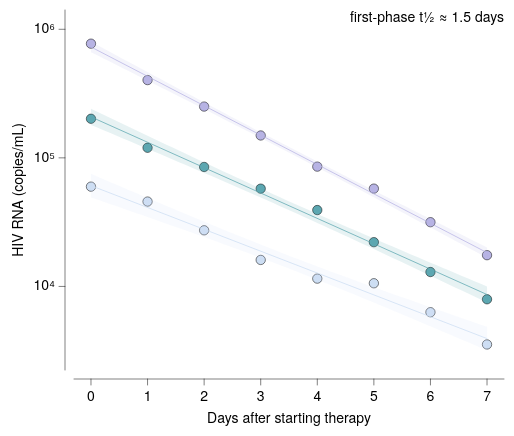

Source (Vega-Lite JSON):
### Vega-Lite specification from a JSON file in a GitHub repository (floating-point values rounded to 4 significant figures)
{"background": null, "config": {"arc": {"fill": "#DBDBDB", "fillOpacity": 1.0, "innerRadius": 45.0, "padAngle": 0.03, "stroke": "black", "strokeOpacity": 1, "strokeWidth": 0.25}, "area": {"fill": "#DBDBDB", "fillOpacity": 1.0, "stroke": "black", "strokeOpacity": 1, "strokeWidth": 0.25}, "axis": {"domain": true, "domainCap": "round", "domainColor": "black", "domainWidth": 0.25, "grid": false, "gridCap": "round", "gridColor": "#F1F1F1", "gridDash": [0, 0], "gridOpacity": 1.0, "gridWidth": 0.25, "labelColor": "black", "labelFont": "Helvetica Neue, HelveticaNeue, Helvetica, Arial, sans-serif", "labelFontSize": 7, "labelFontStyle": "normal", "labelFontWeight": 400, "offset": 4.5, "ticks": true, "tickCap": "round", "tickColor": "black", "tickRound": false, "tickSize": 3, "tickWidth": 0.25, "titleColor": "black", "titleFont": "Helvetica Neue, HelveticaNeue, Helvetica, Arial, sans-serif", "titleFontSize": 7, "titleFontStyle": "normal", "titleFontWeight": 400}, "axisX": {"domain": true, "labelAlign": "center", "labelAngle": 0, "labels": true, "ticks": true, "translate": 0}, "axisY": {"domain": true, "labelAlign": "right", "labelAngle": 0, "labels": true, "ticks": true, "translate": 0}, "axisRight": {"domain": true, "labelAlign": "left", "labelAngle": 0, "labels": true, "ticks": true, "translate": 0}, "axisTop": {"domain": true, "labelAlign": "center", "labelAngle": 0, "labels": true, "ticks": true, "translate": 0}, "axisBand": {"tickOffset": 0}, "bar": {"fill": "#DBDBDB", "fillOpacity": 1.0, "stroke": "black", "strokeOpacity": 1, "strokeWidth": 0.25}, "boxplot": {"size": 16.2, "ticks": {"cornerRadius": 0.25, "fill": "black", "opacity": 1, "size": 8.1, "thickness": 0.25}, "box": {"fillOpacity": 1.0, "stroke": "black", "strokeOpacity": 1, "strokeWidth": 0.25}, "median": {"cornerRadius": 0, "fill": "black", "fillOpacity": 1.0, "opacity": 1, "size": 16.2, "thickness": 0.25}, "rule": {"fill": "black", "fillOpacity": 1.0, "size": 18.0, "stroke": "black", "strokeDash": [0, 0], "strokeOpacity": 1, "strokeWidth": 0.25}, "outliers": {"color": "black", "fill": "black", "fillOpacity": 1.0, "size": 0, "stroke": "black", "strokeOpacity": 1, "strokeWidth": 0.25}}, "circle": {"fill": "black", "fillOpacity": 1.0, "size": 2.25, "stroke": null, "strokeOpacity": 1, "strokeWidth": 0.25}, "errorband": {"band": {"fillOpacity": 0.6, "stroke": null, "strokeWidth": 0.25, "strokeOpacity": 1}, "borders": {"opacity": 0, "strokeOpacity": 0.25, "strokeWidth": 1}}, "errorbar": {"opacity": 1, "rule": {"strokeDash": [0, 0], "strokeWidth": 0.25}, "ticks": {"color": "black", "cornerRadius": 0.125, "opacity": 1, "size": 10.8, "thickness": 0.25}, "thickness": 0.25}, "font": "Helvetica Neue, HelveticaNeue, Helvetica, Arial, sans-serif", "geoshape": {"fill": "#DBDBDB", "fillOpacity": 1.0, "stroke": "black", "strokeOpacity": 1, "strokeWidth": 0.25}, "header": {"labelColor": "black", "labelFont": "Helvetica Neue, HelveticaNeue, Helvetica, Arial, sans-serif", "labelFontSize": 7, "labelFontStyle": "normal", "labelFontWeight": 400, "titleColor": "black", "titleFont": "Helvetica Neue, HelveticaNeue, Helvetica, Arial, sans-serif", "titleFontSize": 7, "titleFontStyle": "normal", "titleFontWeight": 400, "titlePadding": 0}, "legend": {"disable": false, "offset": 4.5, "titlePadding": 4, "labelOffset": 2, "gradientLabelOffset": 2, "gradientLength": 90.0, "gradientThickness": 9.0, "gradientOpacity": 1.0, "gradientStrokeColor": "black", "gradientStrokeWidth": 0.25, "labelColor": "black", "labelFont": "Helvetica Neue, HelveticaNeue, Helvetica, Arial, sans-serif", "labelFontSize": 7, "labelFontStyle": "normal", "labelFontWeight": 400, "strokeColor": "black", "strokeWidth": 0, "symbolSize": 42, "symbolStrokeColor": "black", "symbolStrokeWidth": 0.25, "titleColor": "black", "titleFont": "Helvetica Neue, HelveticaNeue, Helvetica, Arial, sans-serif", "titleFontSize": 7, "titleFontStyle": "normal", "titleFontWeight": 400}, "line": {"color": "black", "stroke": "black", "strokeCap": "round", "strokeDash": [0, 0], "strokeOpacity": 1, "strokeWidth": 0.375}, "point": {"filled": true, "fill": "#DBDBDB", "fillOpacity": 1.0, "size": 9.0, "stroke": "black", "strokeOpacity": 1, "strokeWidth": 0.25}, "range": {"category": ["#5CA7B1", "#CDDEF3", "#B7B3E4", "#B3DAB5", "#F5E1B3", "#3D727B", "#8AA8D2", "#867DAC", "#80A988", "#CBB17A", "#204148", "#59719A", "#584C77", "#507B5F", "#9D824D"], "diverging": {"scheme": ["#C35082", "#CE6D94", "#D989A7", "#E2A4BA", "#EABFCE", "#F1DBE2", "#F6F6F6", "#D7E0EB", "#B9CBE0", "#9BB6D5", "#7DA1C9", "#5F8CBD", "#4177B1"]}, "heatmap": {"scheme": ["#32022B", "#43044D", "#4C196E", "#4D338C", "#484DA6", "#3A68BB", "#1D83CA", "#1D9CCB", "#23B5C9", "#28CDC5", "#4DE0B4", "#91EE9F"]}, "ordinal": {"scheme": ["#F1F1F1", "#DBDBDB", "#C6C6C6", "#B2B2B2", "#9D9D9D", "#898989", "#767676", "#636363", "#515151", "#404040", "#2F2F2F", "#1F1F1F"]}, "ramp": {"scheme": ["#32022B", "#43044D", "#4C196E", "#4D338C", "#484DA6", "#3A68BB", "#1D83CA", "#1D9CCB", "#23B5C9", "#28CDC5", "#4DE0B4", "#91EE9F"]}}, "rule": {"color": "black", "stroke": "black", "strokeCap": "round", "strokeDash": [2, 2], "strokeOpacity": 1, "strokeWidth": 0.25}, "scale": {"bandPaddingInner": 0.1, "bandPaddingOuter": 0.1, "round": false}, "rect": {"fill": "#DBDBDB", "fillOpacity": 1.0, "stroke": "black", "strokeOpacity": 1, "strokeWidth": 0.25}, "square": {"fill": "#DBDBDB", "fillOpacity": 1.0, "size": 18.0, "stroke": "black", "strokeOpacity": 1, "strokeWidth": 0.25}, "text": {"color": "black", "font": "Helvetica Neue, HelveticaNeue, Helvetica, Arial, sans-serif", "fontSize": 7, "fontStyle": "normal", "fontWeight": 400}, "tick": {"color": "black", "cornerRadius": 0.125, "opacity": 1.0, "size": 16.2, "thickness": 0.25}, "title": {"anchor": "middle", "frame": "group", "color": "black", "font": "Helvetica Neue, HelveticaNeue, Helvetica, Arial, sans-serif", "fontSize": 7, "fontStyle": "normal", "fontWeight": 400, "subtitleColor": "black", "subtitleFont": "Helvetica Neue, HelveticaNeue, Helvetica, Arial, sans-serif", "subtitleFontSize": "Helvetica Neue, HelveticaNeue, Helvetica, Arial, sans-serif", "subtitleFontStyle": "normal", "subtitleFontWeight": 400}, "trail": {"color": "black", "opacity": 1, "size": 0.375}, "view": {"continuousWidth": 215, "continuousHeight": 180, "discreteWidth": 215, "discreteHeight": 180, "fill": null, "stroke": null, "strokeWidth": 0.25}}, "layer": [{"data": {"name": "data-87082866d6f1b046f55e37424bfe66d4"}, "mark": {"type": "point", "filled": true, "size": 22}, "encoding": {"color": {"field": "patient", "title": null, "type": "nominal"}, "x": {"field": "day", "scale": {"domain": [-0.3, 7.3], "nice": false}, "title": "Days after starting therapy", "type": "quantitative"}, "y": {"axis": {"labelExpr": "'10' + ['⁰','¹','²','³','⁴','⁵','⁶','⁷','⁸','⁹'][round(datum.value)]", "title": "HIV RNA (copies/mL)", "values": [4, 5, 6]}, "field": "log_vl", "scale": {"domain": [3.35, 6.15], "nice": false}, "type": "quantitative"}}}, {"layer": [{"data": {"name": "data-40f9839d0f7272878175bd5ca40f3bca"}, "mark": {"type": "area", "fillOpacity": 0.15, "stroke": null, "strokeWidth": 0}, "encoding": {"color": {"field": "patient", "legend": null, "type": "nominal"}, "x": {"field": "day", "type": "quantitative"}, "y": {"field": "log_vl", "type": "quantitative"}, "y2": {"field": "__ci_hi"}}, "name": "__dysonsphere_8ee8bfa5de14d878_1"}, {"data": {"name": "data-6902644388025dc489fbc14b0cec7e0a"}, "mark": {"type": "line"}, "encoding": {"color": {"field": "patient", "legend": null, "type": "nominal"}, "x": {"field": "day", "type": "quantitative"}, "y": {"field": "log_vl", "type": "quantitative"}}}, {"data": {"name": "data-39a879d12e2f87238ceb06f9b2695a57"}, "mark": {"type": "area", "fillOpacity": 0.15, "stroke": null, "strokeWidth": 0}, "encoding": {"color": {"field": "patient", "legend": null, "type": "nominal"}, "x": {"field": "day", "type": "quantitative"}, "y": {"field": "log_vl", "type": "quantitative"}, "y2": {"field": "__ci_hi"}}, "name": "__dysonsphere_332babd8333341a8_2"}, {"data": {"name": "data-64a614270c06d12e313e02effcd69ffb"}, "mark": {"type": "line"}, "encoding": {"color": {"field": "patient", "legend": null, "type": "nominal"}, "x": {"field": "day", "type": "quantitative"}, "y": {"field": "log_vl", "type": "quantitative"}}}, {"data": {"name": "data-7095b5f6bdcb78408bdec3aeca9f2d0a"}, "mark": {"type": "area", "fillOpacity": 0.15, "stroke": null, "strokeWidth": 0}, "encoding": {"color": {"field": "patient", "legend": null, "type": "nominal"}, "x": {"field": "day", "type": "quantitative"}, "y": {"field": "log_vl", "type": "quantitative"}, "y2": {"field": "__ci_hi"}}, "name": "__dysonsphere_e827426883289535_3"}, {"data": {"name": "data-464a61ed029cc4b9aabb812220408f1d"}, "mark": {"type": "line"}, "encoding": {"color": {"field": "patient", "legend": null, "type": "nominal"}, "x": {"field": "day", "type": "quantitative"}, "y": {"field": "log_vl", "type": "quantitative"}}}]}, {"data": {"values": [{"__dysonsphere__": 1}]}, "mark": {"type": "text", "align": "right", "angle": 0, "baseline": "top", "dx": 0, "dy": 0, "opacity": 1.0}, "encoding": {"text": {"value": "first-phase t½ ≈ 1.5 days"}, "x": {"value": 215}, "y": {"value": 0}}}], "$schema": "https://vega.github.io/schema/vega-lite/v6.4.1.json", "datasets": {"data-87082866d6f1b046f55e37424bfe66d4": [{"patient": "Patient 1", "day": 0.0, "vl": 201400.0, "log_vl": 5.304}, {"patient": "Patient 1", "day": 1.0, "vl": 119800.0, "log_vl": 5.078}, {"patient": "Patient 1", "day": 2.0, "vl": 84950.0, "log_vl": 4.929}, {"patient": "Patient 1", "day": 3.0, "vl": 57600.0, "log_vl": 4.76}, {"patient": "Patient 1", "day": 4.0, "vl": 39260.0, "log_vl": 4.594}, {"patient": "Patient 1", "day": 5.0, "vl": 22090.0, "log_vl": 4.344}, {"patient": "Patient 1", "day": 6.0, "vl": 12940.0, "log_vl": 4.112}, {"patient": "Patient 1", "day": 7.0, "vl": 7946.0, "log_vl": 3.9}, {"patient": "Patient 2", "day": 0.0, "vl": 59720.0, "log_vl": 4.776}, {"patient": "Patient 2", "day": 1.0, "vl": 45710.0, "log_vl": 4.66}, {"patient": "Patient 2", "day": 2.0, "vl": 27320.0, "log_vl": 4.437}, {"patient": "Patient 2", "day": 3.0, "vl": 16070.0, "log_vl": 4.206}, {"patient": "Patient 2", "day": 4.0, "vl": 11500.0, "log_vl": 4.061}, {"patient": "Patient 2", "day": 5.0, "vl": 10580.0, "log_vl": 4.025}, {"patient": "Patient 2", "day": 6.0, "vl": 6301.0, "log_vl": 3.799}, {"patient": "Patient 2", "day": 7.0, "vl": 3536.0, "log_vl": 3.549}, {"patient": "Patient 3", "day": 0.0, "vl": 772900.0, "log_vl": 5.888}, {"patient": "Patient 3", "day": 1.0, "vl": 402700.0, "log_vl": 5.605}, {"patient": "Patient 3", "day": 2.0, "vl": 250600.0, "log_vl": 5.399}, {"patient": "Patient 3", "day": 3.0, "vl": 149300.0, "log_vl": 5.174}, {"patient": "Patient 3", "day": 4.0, "vl": 85460.0, "log_vl": 4.932}, {"patient": "Patient 3", "day": 5.0, "vl": 57640.0, "log_vl": 4.761}, {"patient": "Patient 3", "day": 6.0, "vl": 31600.0, "log_vl": 4.5}, {"patient": "Patient 3", "day": 7.0, "vl": 17500.0, "log_vl": 4.243}], "data-40f9839d0f7272878175bd5ca40f3bca": [{"day": 0.0, "log_vl": 5.256, "__ci_hi": 5.381, "patient": "Patient 1", "__dysonsphere__": 1}, {"day": 0.1111, "log_vl": 5.236, "__ci_hi": 5.358, "patient": "Patient 1", "__dysonsphere__": 1}, {"day": 0.2222, "log_vl": 5.215, "__ci_hi": 5.335, "patient": "Patient 1", "__dysonsphere__": 1}, {"day": 0.3333, "log_vl": 5.194, "__ci_hi": 5.311, "patient": "Patient 1", "__dysonsphere__": 1}, {"day": 0.4444, "log_vl": 5.174, "__ci_hi": 5.288, "patient": "Patient 1", "__dysonsphere__": 1}, {"day": 0.5556, "log_vl": 5.153, "__ci_hi": 5.265, "patient": "Patient 1", "__dysonsphere__": 1}, {"day": 0.6667, "log_vl": 5.133, "__ci_hi": 5.242, "patient": "Patient 1", "__dysonsphere__": 1}, {"day": 0.7778, "log_vl": 5.112, "__ci_hi": 5.218, "patient": "Patient 1", "__dysonsphere__": 1}, {"day": 0.8889, "log_vl": 5.091, "__ci_hi": 5.195, "patient": "Patient 1", "__dysonsphere__": 1}, {"day": 1.0, "log_vl": 5.071, "__ci_hi": 5.172, "patient": "Patient 1", "__dysonsphere__": 1}, {"day": 1.111, "log_vl": 5.05, "__ci_hi": 5.149, "patient": "Patient 1", "__dysonsphere__": 1}, {"day": 1.222, "log_vl": 5.029, "__ci_hi": 5.126, "patient": "Patient 1", "__dysonsphere__": 1}, {"day": 1.333, "log_vl": 5.008, "__ci_hi": 5.103, "patient": "Patient 1", "__dysonsphere__": 1}, {"day": 1.444, "log_vl": 4.987, "__ci_hi": 5.08, "patient": "Patient 1", "__dysonsphere__": 1}, {"day": 1.556, "log_vl": 4.967, "__ci_hi": 5.057, "patient": "Patient 1", "__dysonsphere__": 1}, {"day": 1.667, "log_vl": 4.946, "__ci_hi": 5.034, "patient": "Patient 1", "__dysonsphere__": 1}, {"day": 1.778, "log_vl": 4.925, "__ci_hi": 5.011, "patient": "Patient 1", "__dysonsphere__": 1}, {"day": 1.889, "log_vl": 4.904, "__ci_hi": 4.988, "patient": "Patient 1", "__dysonsphere__": 1}, {"day": 2.0, "log_vl": 4.883, "__ci_hi": 4.965, "patient": "Patient 1", "__dysonsphere__": 1}, {"day": 2.111, "log_vl": 4.862, "__ci_hi": 4.942, "patient": "Patient 1", "__dysonsphere__": 1}, {"day": 2.222, "log_vl": 4.841, "__ci_hi": 4.919, "patient": "Patient 1", "__dysonsphere__": 1}, {"day": 2.333, "log_vl": 4.82, "__ci_hi": 4.897, "patient": "Patient 1", "__dysonsphere__": 1}, {"day": 2.444, "log_vl": 4.798, "__ci_hi": 4.874, "patient": "Patient 1", "__dysonsphere__": 1}, {"day": 2.556, "log_vl": 4.777, "__ci_hi": 4.851, "patient": "Patient 1", "__dysonsphere__": 1}, {"day": 2.667, "log_vl": 4.756, "__ci_hi": 4.829, "patient": "Patient 1", "__dysonsphere__": 1}, {"day": 2.778, "log_vl": 4.734, "__ci_hi": 4.806, "patient": "Patient 1", "__dysonsphere__": 1}, {"day": 2.889, "log_vl": 4.713, "__ci_hi": 4.784, "patient": "Patient 1", "__dysonsphere__": 1}, {"day": 3.0, "log_vl": 4.691, "__ci_hi": 4.762, "patient": "Patient 1", "__dysonsphere__": 1}, {"day": 3.111, "log_vl": 4.67, "__ci_hi": 4.739, "patient": "Patient 1", "__dysonsphere__": 1}, {"day": 3.222, "log_vl": 4.648, "__ci_hi": 4.717, "patient": "Patient 1", "__dysonsphere__": 1}, {"day": 3.333, "log_vl": 4.626, "__ci_hi": 4.695, "patient": "Patient 1", "__dysonsphere__": 1}, {"day": 3.444, "log_vl": 4.604, "__ci_hi": 4.673, "patient": "Patient 1", "__dysonsphere__": 1}, {"day": 3.556, "log_vl": 4.583, "__ci_hi": 4.651, "patient": "Patient 1", "__dysonsphere__": 1}, {"day": 3.667, "log_vl": 4.56, "__ci_hi": 4.629, "patient": "Patient 1", "__dysonsphere__": 1}, {"day": 3.778, "log_vl": 4.538, "__ci_hi": 4.608, "patient": "Patient 1", "__dysonsphere__": 1}, {"day": 3.889, "log_vl": 4.516, "__ci_hi": 4.586, "patient": "Patient 1", "__dysonsphere__": 1}, {"day": 4.0, "log_vl": 4.494, "__ci_hi": 4.564, "patient": "Patient 1", "__dysonsphere__": 1}, {"day": 4.111, "log_vl": 4.472, "__ci_hi": 4.543, "patient": "Patient 1", "__dysonsphere__": 1}, {"day": 4.222, "log_vl": 4.449, "__ci_hi": 4.521, "patient": "Patient 1", "__dysonsphere__": 1}, {"day": 4.333, "log_vl": 4.427, "__ci_hi": 4.5, "patient": "Patient 1", "__dysonsphere__": 1}, {"day": 4.444, "log_vl": 4.404, "__ci_hi": 4.478, "patient": "Patient 1", "__dysonsphere__": 1}, {"day": 4.556, "log_vl": 4.382, "__ci_hi": 4.457, "patient": "Patient 1", "__dysonsphere__": 1}, {"day": 4.667, "log_vl": 4.359, "__ci_hi": 4.436, "patient": "Patient 1", "__dysonsphere__": 1}, {"day": 4.778, "log_vl": 4.336, "__ci_hi": 4.415, "patient": "Patient 1", "__dysonsphere__": 1}, {"day": 4.889, "log_vl": 4.313, "__ci_hi": 4.394, "patient": "Patient 1", "__dysonsphere__": 1}, {"day": 5.0, "log_vl": 4.291, "__ci_hi": 4.373, "patient": "Patient 1", "__dysonsphere__": 1}, {"day": 5.111, "log_vl": 4.268, "__ci_hi": 4.352, "patient": "Patient 1", "__dysonsphere__": 1}, {"day": 5.222, "log_vl": 4.245, "__ci_hi": 4.331, "patient": "Patient 1", "__dysonsphere__": 1}, {"day": 5.333, "log_vl": 4.222, "__ci_hi": 4.31, "patient": "Patient 1", "__dysonsphere__": 1}, {"day": 5.444, "log_vl": 4.199, "__ci_hi": 4.289, "patient": "Patient 1", "__dysonsphere__": 1}, {"day": 5.556, "log_vl": 4.176, "__ci_hi": 4.268, "patient": "Patient 1", "__dysonsphere__": 1}, {"day": 5.667, "log_vl": 4.153, "__ci_hi": 4.247, "patient": "Patient 1", "__dysonsphere__": 1}, {"day": 5.778, "log_vl": 4.13, "__ci_hi": 4.227, "patient": "Patient 1", "__dysonsphere__": 1}, {"day": 5.889, "log_vl": 4.107, "__ci_hi": 4.206, "patient": "Patient 1", "__dysonsphere__": 1}, {"day": 6.0, "log_vl": 4.083, "__ci_hi": 4.185, "patient": "Patient 1", "__dysonsphere__": 1}, {"day": 6.111, "log_vl": 4.06, "__ci_hi": 4.164, "patient": "Patient 1", "__dysonsphere__": 1}, {"day": 6.222, "log_vl": 4.037, "__ci_hi": 4.144, "patient": "Patient 1", "__dysonsphere__": 1}, {"day": 6.333, "log_vl": 4.014, "__ci_hi": 4.123, "patient": "Patient 1", "__dysonsphere__": 1}, {"day": 6.444, "log_vl": 3.991, "__ci_hi": 4.102, "patient": "Patient 1", "__dysonsphere__": 1}, {"day": 6.556, "log_vl": 3.967, "__ci_hi": 4.082, "patient": "Patient 1", "__dysonsphere__": 1}, {"day": 6.667, "log_vl": 3.944, "__ci_hi": 4.061, "patient": "Patient 1", "__dysonsphere__": 1}, {"day": 6.778, "log_vl": 3.921, "__ci_hi": 4.041, "patient": "Patient 1", "__dysonsphere__": 1}, {"day": 6.889, "log_vl": 3.898, "__ci_hi": 4.02, "patient": "Patient 1", "__dysonsphere__": 1}, {"day": 7.0, "log_vl": 3.874, "__ci_hi": 4.0, "patient": "Patient 1", "__dysonsphere__": 1}], "data-6902644388025dc489fbc14b0cec7e0a": [{"day": 0.0, "log_vl": 5.319, "patient": "Patient 1", "__dysonsphere__": 1}, {"day": 7.0, "log_vl": 3.937, "patient": "Patient 1", "__dysonsphere__": 1}], "data-39a879d12e2f87238ceb06f9b2695a57": [{"day": 0.0, "log_vl": 4.692, "__ci_hi": 4.876, "patient": "Patient 2", "__dysonsphere__": 1}, {"day": 0.1111, "log_vl": 4.675, "__ci_hi": 4.855, "patient": "Patient 2", "__dysonsphere__": 1}, {"day": 0.2222, "log_vl": 4.658, "__ci_hi": 4.834, "patient": "Patient 2", "__dysonsphere__": 1}, {"day": 0.3333, "log_vl": 4.642, "__ci_hi": 4.813, "patient": "Patient 2", "__dysonsphere__": 1}, {"day": 0.4444, "log_vl": 4.625, "__ci_hi": 4.792, "patient": "Patient 2", "__dysonsphere__": 1}, {"day": 0.5556, "log_vl": 4.608, "__ci_hi": 4.771, "patient": "Patient 2", "__dysonsphere__": 1}, {"day": 0.6667, "log_vl": 4.591, "__ci_hi": 4.75, "patient": "Patient 2", "__dysonsphere__": 1}, {"day": 0.7778, "log_vl": 4.574, "__ci_hi": 4.73, "patient": "Patient 2", "__dysonsphere__": 1}, {"day": 0.8889, "log_vl": 4.557, "__ci_hi": 4.709, "patient": "Patient 2", "__dysonsphere__": 1}, {"day": 1.0, "log_vl": 4.54, "__ci_hi": 4.688, "patient": "Patient 2", "__dysonsphere__": 1}, {"day": 1.111, "log_vl": 4.522, "__ci_hi": 4.668, "patient": "Patient 2", "__dysonsphere__": 1}, {"day": 1.222, "log_vl": 4.505, "__ci_hi": 4.647, "patient": "Patient 2", "__dysonsphere__": 1}, {"day": 1.333, "log_vl": 4.488, "__ci_hi": 4.626, "patient": "Patient 2", "__dysonsphere__": 1}, {"day": 1.444, "log_vl": 4.471, "__ci_hi": 4.606, "patient": "Patient 2", "__dysonsphere__": 1}, {"day": 1.556, "log_vl": 4.454, "__ci_hi": 4.585, "patient": "Patient 2", "__dysonsphere__": 1}, {"day": 1.667, "log_vl": 4.436, "__ci_hi": 4.565, "patient": "Patient 2", "__dysonsphere__": 1}, {"day": 1.778, "log_vl": 4.419, "__ci_hi": 4.545, "patient": "Patient 2", "__dysonsphere__": 1}, {"day": 1.889, "log_vl": 4.401, "__ci_hi": 4.524, "patient": "Patient 2", "__dysonsphere__": 1}, {"day": 2.0, "log_vl": 4.384, "__ci_hi": 4.504, "patient": "Patient 2", "__dysonsphere__": 1}, {"day": 2.111, "log_vl": 4.366, "__ci_hi": 4.484, "patient": "Patient 2", "__dysonsphere__": 1}, {"day": 2.222, "log_vl": 4.349, "__ci_hi": 4.464, "patient": "Patient 2", "__dysonsphere__": 1}, {"day": 2.333, "log_vl": 4.331, "__ci_hi": 4.444, "patient": "Patient 2", "__dysonsphere__": 1}, {"day": 2.444, "log_vl": 4.313, "__ci_hi": 4.424, "patient": "Patient 2", "__dysonsphere__": 1}, {"day": 2.556, "log_vl": 4.295, "__ci_hi": 4.404, "patient": "Patient 2", "__dysonsphere__": 1}, {"day": 2.667, "log_vl": 4.277, "__ci_hi": 4.384, "patient": "Patient 2", "__dysonsphere__": 1}, {"day": 2.778, "log_vl": 4.259, "__ci_hi": 4.364, "patient": "Patient 2", "__dysonsphere__": 1}, {"day": 2.889, "log_vl": 4.241, "__ci_hi": 4.345, "patient": "Patient 2", "__dysonsphere__": 1}, {"day": 3.0, "log_vl": 4.223, "__ci_hi": 4.325, "patient": "Patient 2", "__dysonsphere__": 1}, {"day": 3.111, "log_vl": 4.204, "__ci_hi": 4.306, "patient": "Patient 2", "__dysonsphere__": 1}, {"day": 3.222, "log_vl": 4.186, "__ci_hi": 4.287, "patient": "Patient 2", "__dysonsphere__": 1}, {"day": 3.333, "log_vl": 4.167, "__ci_hi": 4.268, "patient": "Patient 2", "__dysonsphere__": 1}, {"day": 3.444, "log_vl": 4.148, "__ci_hi": 4.249, "patient": "Patient 2", "__dysonsphere__": 1}, {"day": 3.556, "log_vl": 4.129, "__ci_hi": 4.23, "patient": "Patient 2", "__dysonsphere__": 1}, {"day": 3.667, "log_vl": 4.11, "__ci_hi": 4.211, "patient": "Patient 2", "__dysonsphere__": 1}, {"day": 3.778, "log_vl": 4.091, "__ci_hi": 4.192, "patient": "Patient 2", "__dysonsphere__": 1}, {"day": 3.889, "log_vl": 4.072, "__ci_hi": 4.174, "patient": "Patient 2", "__dysonsphere__": 1}, {"day": 4.0, "log_vl": 4.053, "__ci_hi": 4.155, "patient": "Patient 2", "__dysonsphere__": 1}, {"day": 4.111, "log_vl": 4.033, "__ci_hi": 4.137, "patient": "Patient 2", "__dysonsphere__": 1}, {"day": 4.222, "log_vl": 4.014, "__ci_hi": 4.119, "patient": "Patient 2", "__dysonsphere__": 1}, {"day": 4.333, "log_vl": 3.994, "__ci_hi": 4.101, "patient": "Patient 2", "__dysonsphere__": 1}, {"day": 4.444, "log_vl": 3.974, "__ci_hi": 4.083, "patient": "Patient 2", "__dysonsphere__": 1}, {"day": 4.556, "log_vl": 3.954, "__ci_hi": 4.065, "patient": "Patient 2", "__dysonsphere__": 1}, {"day": 4.667, "log_vl": 3.934, "__ci_hi": 4.047, "patient": "Patient 2", "__dysonsphere__": 1}, {"day": 4.778, "log_vl": 3.914, "__ci_hi": 4.029, "patient": "Patient 2", "__dysonsphere__": 1}, {"day": 4.889, "log_vl": 3.894, "__ci_hi": 4.012, "patient": "Patient 2", "__dysonsphere__": 1}, {"day": 5.0, "log_vl": 3.874, "__ci_hi": 3.994, "patient": "Patient 2", "__dysonsphere__": 1}, {"day": 5.111, "log_vl": 3.854, "__ci_hi": 3.977, "patient": "Patient 2", "__dysonsphere__": 1}, {"day": 5.222, "log_vl": 3.833, "__ci_hi": 3.959, "patient": "Patient 2", "__dysonsphere__": 1}, {"day": 5.333, "log_vl": 3.813, "__ci_hi": 3.942, "patient": "Patient 2", "__dysonsphere__": 1}, {"day": 5.444, "log_vl": 3.793, "__ci_hi": 3.924, "patient": "Patient 2", "__dysonsphere__": 1}, {"day": 5.556, "log_vl": 3.772, "__ci_hi": 3.907, "patient": "Patient 2", "__dysonsphere__": 1}, {"day": 5.667, "log_vl": 3.752, "__ci_hi": 3.89, "patient": "Patient 2", "__dysonsphere__": 1}, {"day": 5.778, "log_vl": 3.731, "__ci_hi": 3.873, "patient": "Patient 2", "__dysonsphere__": 1}, {"day": 5.889, "log_vl": 3.71, "__ci_hi": 3.856, "patient": "Patient 2", "__dysonsphere__": 1}, {"day": 6.0, "log_vl": 3.69, "__ci_hi": 3.838, "patient": "Patient 2", "__dysonsphere__": 1}, {"day": 6.111, "log_vl": 3.669, "__ci_hi": 3.821, "patient": "Patient 2", "__dysonsphere__": 1}, {"day": 6.222, "log_vl": 3.648, "__ci_hi": 3.804, "patient": "Patient 2", "__dysonsphere__": 1}, {"day": 6.333, "log_vl": 3.628, "__ci_hi": 3.787, "patient": "Patient 2", "__dysonsphere__": 1}, {"day": 6.444, "log_vl": 3.607, "__ci_hi": 3.77, "patient": "Patient 2", "__dysonsphere__": 1}, {"day": 6.556, "log_vl": 3.586, "__ci_hi": 3.753, "patient": "Patient 2", "__dysonsphere__": 1}, {"day": 6.667, "log_vl": 3.565, "__ci_hi": 3.737, "patient": "Patient 2", "__dysonsphere__": 1}, {"day": 6.778, "log_vl": 3.544, "__ci_hi": 3.72, "patient": "Patient 2", "__dysonsphere__": 1}, {"day": 6.889, "log_vl": 3.523, "__ci_hi": 3.703, "patient": "Patient 2", "__dysonsphere__": 1}, {"day": 7.0, "log_vl": 3.502, "__ci_hi": 3.686, "patient": "Patient 2", "__dysonsphere__": 1}], "data-64a614270c06d12e313e02effcd69ffb": [{"day": 0.0, "log_vl": 4.784, "patient": "Patient 2", "__dysonsphere__": 1}, {"day": 7.0, "log_vl": 3.594, "patient": "Patient 2", "__dysonsphere__": 1}], "data-7095b5f6bdcb78408bdec3aeca9f2d0a": [{"day": 0.0, "log_vl": 5.822, "__ci_hi": 5.903, "patient": "Patient 3", "__dysonsphere__": 1}, {"day": 0.1111, "log_vl": 5.798, "__ci_hi": 5.877, "patient": "Patient 3", "__dysonsphere__": 1}, {"day": 0.2222, "log_vl": 5.773, "__ci_hi": 5.851, "patient": "Patient 3", "__dysonsphere__": 1}, {"day": 0.3333, "log_vl": 5.749, "__ci_hi": 5.824, "patient": "Patient 3", "__dysonsphere__": 1}, {"day": 0.4444, "log_vl": 5.724, "__ci_hi": 5.798, "patient": "Patient 3", "__dysonsphere__": 1}, {"day": 0.5556, "log_vl": 5.699, "__ci_hi": 5.772, "patient": "Patient 3", "__dysonsphere__": 1}, {"day": 0.6667, "log_vl": 5.675, "__ci_hi": 5.746, "patient": "Patient 3", "__dysonsphere__": 1}, {"day": 0.7778, "log_vl": 5.65, "__ci_hi": 5.719, "patient": "Patient 3", "__dysonsphere__": 1}, {"day": 0.8889, "log_vl": 5.626, "__ci_hi": 5.693, "patient": "Patient 3", "__dysonsphere__": 1}, {"day": 1.0, "log_vl": 5.601, "__ci_hi": 5.667, "patient": "Patient 3", "__dysonsphere__": 1}, {"day": 1.111, "log_vl": 5.577, "__ci_hi": 5.641, "patient": "Patient 3", "__dysonsphere__": 1}, {"day": 1.222, "log_vl": 5.552, "__ci_hi": 5.615, "patient": "Patient 3", "__dysonsphere__": 1}, {"day": 1.333, "log_vl": 5.527, "__ci_hi": 5.588, "patient": "Patient 3", "__dysonsphere__": 1}, {"day": 1.444, "log_vl": 5.503, "__ci_hi": 5.562, "patient": "Patient 3", "__dysonsphere__": 1}, {"day": 1.556, "log_vl": 5.478, "__ci_hi": 5.536, "patient": "Patient 3", "__dysonsphere__": 1}, {"day": 1.667, "log_vl": 5.453, "__ci_hi": 5.51, "patient": "Patient 3", "__dysonsphere__": 1}, {"day": 1.778, "log_vl": 5.428, "__ci_hi": 5.484, "patient": "Patient 3", "__dysonsphere__": 1}, {"day": 1.889, "log_vl": 5.404, "__ci_hi": 5.458, "patient": "Patient 3", "__dysonsphere__": 1}, {"day": 2.0, "log_vl": 5.379, "__ci_hi": 5.432, "patient": "Patient 3", "__dysonsphere__": 1}, {"day": 2.111, "log_vl": 5.354, "__ci_hi": 5.406, "patient": "Patient 3", "__dysonsphere__": 1}, {"day": 2.222, "log_vl": 5.329, "__ci_hi": 5.38, "patient": "Patient 3", "__dysonsphere__": 1}, {"day": 2.333, "log_vl": 5.304, "__ci_hi": 5.354, "patient": "Patient 3", "__dysonsphere__": 1}, {"day": 2.444, "log_vl": 5.279, "__ci_hi": 5.328, "patient": "Patient 3", "__dysonsphere__": 1}, {"day": 2.556, "log_vl": 5.254, "__ci_hi": 5.303, "patient": "Patient 3", "__dysonsphere__": 1}, {"day": 2.667, "log_vl": 5.229, "__ci_hi": 5.277, "patient": "Patient 3", "__dysonsphere__": 1}, {"day": 2.778, "log_vl": 5.204, "__ci_hi": 5.251, "patient": "Patient 3", "__dysonsphere__": 1}, {"day": 2.889, "log_vl": 5.179, "__ci_hi": 5.225, "patient": "Patient 3", "__dysonsphere__": 1}, {"day": 3.0, "log_vl": 5.154, "__ci_hi": 5.2, "patient": "Patient 3", "__dysonsphere__": 1}, {"day": 3.111, "log_vl": 5.129, "__ci_hi": 5.174, "patient": "Patient 3", "__dysonsphere__": 1}, {"day": 3.222, "log_vl": 5.104, "__ci_hi": 5.149, "patient": "Patient 3", "__dysonsphere__": 1}, {"day": 3.333, "log_vl": 5.078, "__ci_hi": 5.123, "patient": "Patient 3", "__dysonsphere__": 1}, {"day": 3.444, "log_vl": 5.053, "__ci_hi": 5.098, "patient": "Patient 3", "__dysonsphere__": 1}, {"day": 3.556, "log_vl": 5.028, "__ci_hi": 5.072, "patient": "Patient 3", "__dysonsphere__": 1}, {"day": 3.667, "log_vl": 5.002, "__ci_hi": 5.047, "patient": "Patient 3", "__dysonsphere__": 1}, {"day": 3.778, "log_vl": 4.977, "__ci_hi": 5.022, "patient": "Patient 3", "__dysonsphere__": 1}, {"day": 3.889, "log_vl": 4.951, "__ci_hi": 4.996, "patient": "Patient 3", "__dysonsphere__": 1}, {"day": 4.0, "log_vl": 4.926, "__ci_hi": 4.971, "patient": "Patient 3", "__dysonsphere__": 1}, {"day": 4.111, "log_vl": 4.9, "__ci_hi": 4.946, "patient": "Patient 3", "__dysonsphere__": 1}, {"day": 4.222, "log_vl": 4.874, "__ci_hi": 4.921, "patient": "Patient 3", "__dysonsphere__": 1}, {"day": 4.333, "log_vl": 4.849, "__ci_hi": 4.896, "patient": "Patient 3", "__dysonsphere__": 1}, {"day": 4.444, "log_vl": 4.823, "__ci_hi": 4.871, "patient": "Patient 3", "__dysonsphere__": 1}, {"day": 4.556, "log_vl": 4.797, "__ci_hi": 4.846, "patient": "Patient 3", "__dysonsphere__": 1}, {"day": 4.667, "log_vl": 4.771, "__ci_hi": 4.821, "patient": "Patient 3", "__dysonsphere__": 1}, {"day": 4.778, "log_vl": 4.745, "__ci_hi": 4.796, "patient": "Patient 3", "__dysonsphere__": 1}, {"day": 4.889, "log_vl": 4.719, "__ci_hi": 4.771, "patient": "Patient 3", "__dysonsphere__": 1}, {"day": 5.0, "log_vl": 4.693, "__ci_hi": 4.746, "patient": "Patient 3", "__dysonsphere__": 1}, {"day": 5.111, "log_vl": 4.667, "__ci_hi": 4.722, "patient": "Patient 3", "__dysonsphere__": 1}, {"day": 5.222, "log_vl": 4.641, "__ci_hi": 4.697, "patient": "Patient 3", "__dysonsphere__": 1}, {"day": 5.333, "log_vl": 4.615, "__ci_hi": 4.672, "patient": "Patient 3", "__dysonsphere__": 1}, {"day": 5.444, "log_vl": 4.589, "__ci_hi": 4.647, "patient": "Patient 3", "__dysonsphere__": 1}, {"day": 5.556, "log_vl": 4.563, "__ci_hi": 4.623, "patient": "Patient 3", "__dysonsphere__": 1}, {"day": 5.667, "log_vl": 4.537, "__ci_hi": 4.598, "patient": "Patient 3", "__dysonsphere__": 1}, {"day": 5.778, "log_vl": 4.511, "__ci_hi": 4.573, "patient": "Patient 3", "__dysonsphere__": 1}, {"day": 5.889, "log_vl": 4.485, "__ci_hi": 4.549, "patient": "Patient 3", "__dysonsphere__": 1}, {"day": 6.0, "log_vl": 4.458, "__ci_hi": 4.524, "patient": "Patient 3", "__dysonsphere__": 1}, {"day": 6.111, "log_vl": 4.432, "__ci_hi": 4.5, "patient": "Patient 3", "__dysonsphere__": 1}, {"day": 6.222, "log_vl": 4.406, "__ci_hi": 4.475, "patient": "Patient 3", "__dysonsphere__": 1}, {"day": 6.333, "log_vl": 4.38, "__ci_hi": 4.45, "patient": "Patient 3", "__dysonsphere__": 1}, {"day": 6.444, "log_vl": 4.354, "__ci_hi": 4.426, "patient": "Patient 3", "__dysonsphere__": 1}, {"day": 6.556, "log_vl": 4.327, "__ci_hi": 4.401, "patient": "Patient 3", "__dysonsphere__": 1}, {"day": 6.667, "log_vl": 4.301, "__ci_hi": 4.377, "patient": "Patient 3", "__dysonsphere__": 1}, {"day": 6.778, "log_vl": 4.275, "__ci_hi": 4.352, "patient": "Patient 3", "__dysonsphere__": 1}, {"day": 6.889, "log_vl": 4.248, "__ci_hi": 4.328, "patient": "Patient 3", "__dysonsphere__": 1}, {"day": 7.0, "log_vl": 4.222, "__ci_hi": 4.303, "patient": "Patient 3", "__dysonsphere__": 1}], "data-464a61ed029cc4b9aabb812220408f1d": [{"day": 0.0, "log_vl": 5.863, "patient": "Patient 3", "__dysonsphere__": 1}, {"day": 7.0, "log_vl": 4.263, "patient": "Patient 3", "__dysonsphere__": 1}]}}
